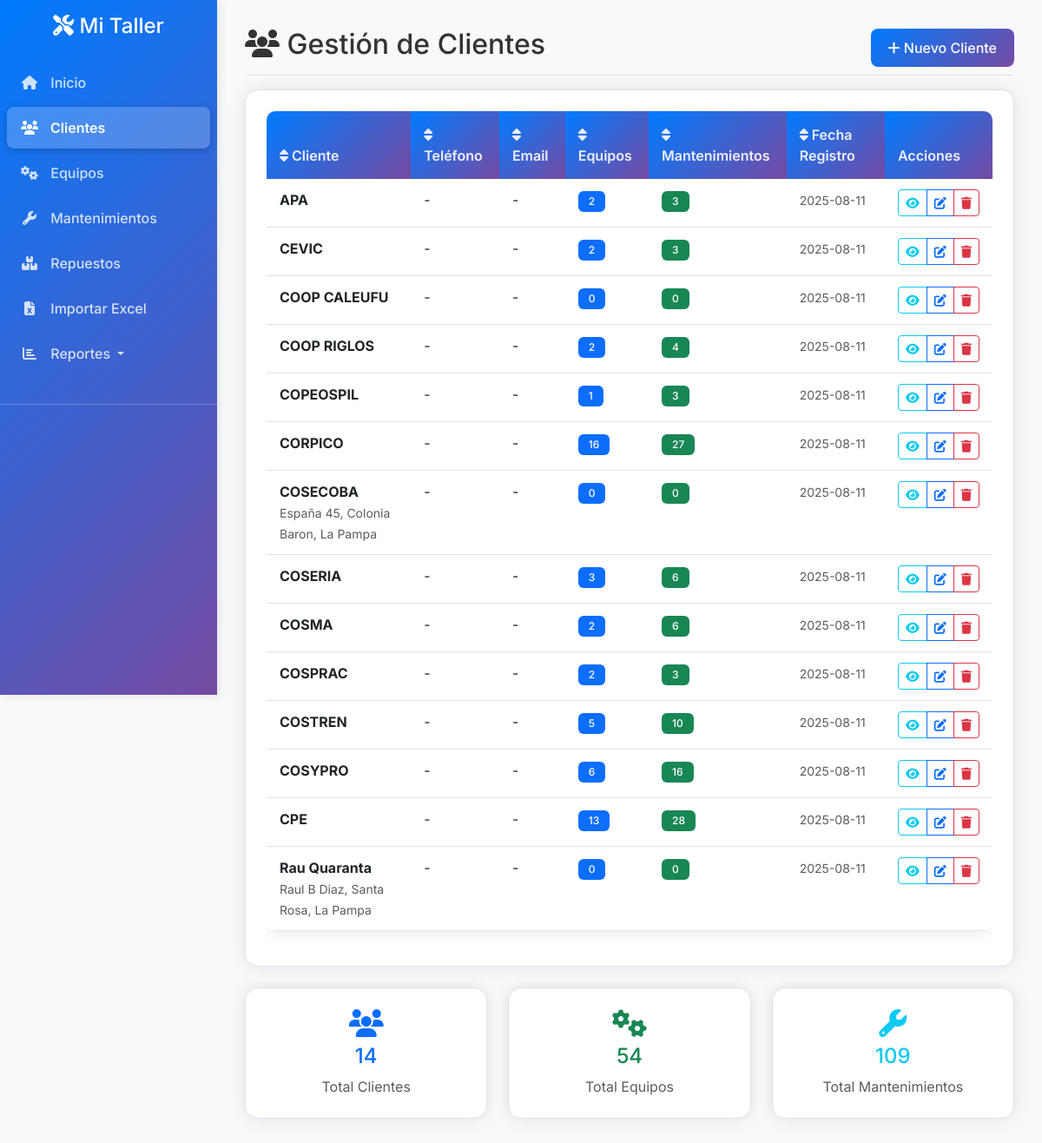
Screenshot of /clientes with the database file from the repository.
### tables this page shows
CREATE TABLE clientes (
            id INTEGER PRIMARY KEY AUTOINCREMENT,
            nombre TEXT NOT NULL UNIQUE,
            telefono TEXT,
            email TEXT,
            direccion TEXT,
            observaciones TEXT,
            fecha_creacion TIMESTAMP DEFAULT CURRENT_TIMESTAMP
        , usuario_creacion INTEGER REFERENCES usuarios(id), usuario_modificacion INTEGER REFERENCES usuarios(id));

### app.py (the view)
@app.route('/clientes')
def clientes():
    conn = get_db_connection()
    clientes = conn.execute('''
        SELECT c.*,
               COUNT(DISTINCT e.id) as total_equipos,
               COUNT(DISTINCT m.id) as total_mantenimientos
        FROM clientes c
        LEFT JOIN equipos e ON c.id = e.cliente_id
        LEFT JOIN mantenimientos m ON e.id = m.equipo_id
        GROUP BY c.id
        ORDER BY c.nombre
    ''').fetchall()
    conn.close()
    return render_template('clientes.html', clientes=clientes)

### app.py (called while the page is built, shortened)
def get_db_connection():
    try:
        conn = sqlite3.connect(DATABASE, timeout=30.0)
        conn.row_factory = sqlite3.Row
        conn.execute('PRAGMA foreign_keys = ON')
        conn.execute('PRAGMA journal_mode = WAL')
        conn.execute('PRAGMA synchronous = NORMAL')
        conn.execute('PRAGMA cache_size = 10000')
        conn.execute('PRAGMA temp_store = MEMORY')
        conn.execute('PRAGMA mmap_size = 268435456')  # 256MB
        return conn
    except Exception as e:
        logging.error(f"Error conectando a la base de datos: {str(e)}")
        raise

@app.before_request
def load_user():
    g.user = None

### templates/clientes.html (shortened to what this page needs)
{% extends "base.html" %}
{% block content %}
<div class="d-flex justify-content-between flex-wrap flex-md-nowrap align-items-center pb-2 mb-3 border-bottom">
    <h1 class="h2"><i class="fas fa-users"></i> Gestión de Clientes</h1>
    <div class="btn-toolbar mb-2 mb-md-0">
        <a href="{{ url_for('nuevo_cliente') }}" class="btn btn-primary">
            <i class="fas fa-plus"></i> Nuevo Cliente
        </a>
    </div>
</div>
<div class="card">
    <div class="card-body">
        {% if clientes %}
            <div class="table-responsive">
                <table class="table table-hover" id="clientesTable">
                    <thead class="table-light">
                        <tr>
                            <th class="sortable" data-column="nombre">
                                <i class="fas fa-sort"></i> Cliente
                            </th>
                            <th class="sortable" data-column="telefono">
                                <i class="fas fa-sort"></i> Teléfono
                            </th>
                            <th class="sortable" data-column="email">
                                <i class="fas fa-sort"></i> Email
                            </th>
                            <th class="sortable" data-column="equipos">
                                <i class="fas fa-sort"></i> Equipos
                            </th>
                            <th class="sortable" data-column="mantenimientos">
                                <i class="fas fa-sort"></i> Mantenimientos
                            </th>
                            <th class="sortable" data-column="fecha_creacion">
                                <i class="fas fa-sort"></i> Fecha Registro
                            </th>
                            <th>Acciones</th>
                        </tr>
                    </thead>
                    <tbody>
                        {% for cliente in clientes %}
                        <tr>
                            <td>
                                <strong>{{ cliente.nombre }}</strong>
                                {% if cliente.direccion %}
                                    <br><small class="text-muted">{{ cliente.direccion }}</small>
                                {% endif %}
                            </td>
                            <td>
                                {% if cliente.telefono %}
                                    <a href="tel:{{ cliente.telefono }}" class="text-decoration-none">
                                        {{ cliente.telefono }}
                                    </a>
                                {% else %}
                                    -
                                {% endif %}
                            </td>
                            <td>
                                {% if cliente.email %}
                                    <a href="mailto:{{ cliente.email }}" class="text-decoration-none">
                                        {{ cliente.email }}
                                    </a>
                                {% else %}
                                    -
                                {% endif %}
                            </td>
                            <td>
                                <span class="badge bg-primary">{{ cliente.total_equipos or 0 }}</span>
                            </td>
                            <td>
                                <span class="badge bg-success">{{ cliente.total_mantenimientos or 0 }}</span>
                            </td>
                            <td>
                                <small class="text-muted">
                                    {{ cliente.fecha_creacion.split()[0] if cliente.fecha_creacion else '-' }}
                                </small>
                            </td>
                            <td>
                                <div class="btn-group" role="group">
                                    <a href="{{ url_for('ver_cliente', id=cliente.id) }}" class="btn btn-sm btn-outline-info" title="Ver detalles">
                                        <i class="fas fa-eye"></i>
                                    </a>
                                    <a href="{{ url_for('editar_cliente', id=cliente.id) }}" class="btn btn-sm btn-outline-primary" title="Editar">
                                        <i class="fas fa-edit"></i>
                                    </a>
                                    <button type="button"
                                            class="btn btn-sm btn-outline-danger eliminar-cliente"
                                            data-id="{{ cliente.id }}"
                                            data-nombre="{{ cliente.nombre }}"
                                            data-equipos="{{ cliente.total_equipos }}"
                                            title="Eliminar cliente">
                                        <i class="fas fa-trash"></i>
                                    </button>
                                </div>
                            </td>
                        </tr>
                        {% endfor %}
                    </tbody>
                </table>
            </div>
        {% endif %}
    </div>
</div>
{% if clientes %}
<div class="row mt-4">
    <div class="col-md-4">
        <div class="card text-center">
            <div class="card-body">
                <i class="fas fa-users fa-2x text-primary mb-2"></i>
                <h4 class="text-primary">{{ clientes|length }}</h4>
                <p class="text-muted mb-0">Total Clientes</p>
            </div>
        </div>
    </div>
    <div class="col-md-4">
        <div class="card text-center">
            <div class="card-body">
                <i class="fas fa-cogs fa-2x text-success mb-2"></i>
                <h4 class="text-success">{{ clientes|sum(attribute='total_equipos') or 0 }}</h4>
                <p class="text-muted mb-0">Total Equipos</p>
            </div>
        </div>
    </div>
    <div class="col-md-4">
        <div class="card text-center">
            <div class="card-body">
                <i class="fas fa-wrench fa-2x text-info mb-2"></i>
                <h4 class="text-info">{{ clientes|sum(attribute='total_mantenimientos') or 0 }}</h4>
                <p class="text-muted mb-0">Total Mantenimientos</p>
            </div>
        </div>
    </div>
</div>
{% endif %}
{% endblock %}

### templates/base.html (shortened to what this page needs)
<!DOCTYPE html>
<html lang="es">
<head>
    <link href="https://cdn.jsdelivr.net/npm/bootstrap@5.3.0/dist/css/bootstrap.min.css" rel="stylesheet">
    <link href="https://cdnjs.cloudflare.com/ajax/libs/font-awesome/6.4.0/css/all.min.css" rel="stylesheet">
    <link href="{{ url_for('static', filename='css/themes.css') }}" rel="stylesheet">
    <link href="{{ url_for('static', filename='css/responsive-improvements.css') }}" rel="stylesheet">
    <link href="{{ url_for('static', filename='css/notifications.css') }}" rel="stylesheet">
</head>
<body class="bg-light">
    <nav class="sidebar" id="sidebar">
                <div class="position-sticky pt-3">
                    <div class="text-center mb-4">
                        <h4 class="text-white"><i class="fas fa-tools"></i> Mi Taller</h4>
                    </div>
                    <ul class="nav flex-column">
                        <li class="nav-item">
                            <a class="nav-link {% if request.endpoint == 'index' %}active{% endif %}" href="{{ url_for('index') }}">
                                <i class="fas fa-home"></i> Inicio
                            </a>
                        </li>
                        <li class="nav-item">
                            <a class="nav-link {% if request.endpoint in ['clientes', 'nuevo_cliente', 'editar_cliente', 'ver_cliente'] %}active{% endif %}" href="{{ url_for('clientes') }}">
                                <i class="fas fa-users"></i> Clientes
                            </a>
                        </li>
                        <li class="nav-item">
                            <a class="nav-link {% if request.endpoint in ['equipos', 'nuevo_equipo', 'editar_equipo'] %}active{% endif %}" href="{{ url_for('equipos') }}">
                                <i class="fas fa-cogs"></i> Equipos
                            </a>
                        </li>
                        <li class="nav-item">
                            <a class="nav-link {% if request.endpoint in ['mantenimientos', 'nuevo_mantenimiento'] %}active{% endif %}" href="{{ url_for('mantenimientos') }}">
                                <i class="fas fa-wrench"></i> Mantenimientos
                            </a>
                        </li>
                        <li class="nav-item">
                            <a class="nav-link {% if request.endpoint in ['repuestos', 'nuevo_repuesto'] %}active{% endif %}" href="{{ url_for('repuestos') }}">
                                <i class="fas fa-boxes"></i> Repuestos
                            </a>
                        </li>
                        <li class="nav-item">
                            <a class="nav-link {% if request.endpoint == 'importar_excel' %}active{% endif %}" href="{{ url_for('importar_excel') }}">
                                <i class="fas fa-file-excel"></i> Importar Excel
                            </a>
                        </li>
                        <li class="nav-item dropdown">
                            <a class="nav-link dropdown-toggle "
                               href="#" id="reportesDropdown" role="button" data-bs-toggle="dropdown">
                                <i class="fas fa-chart-bar"></i> Reportes
                            </a>
                        </li>
                        <li class="nav-item mt-3">
                            <hr class="border-light">
                        </li>
                    </ul>
                </div>
    </nav>
    <main class="main-content">
        <div class="page-content">
            {% block content %}{% endblock %}
        </div>
    </main>
</body>
</html>

### static/css/themes.css (style rules this page uses)
:root { --color-primary: #007bff; --color-secondary: #6c757d; --color-success: #28a745; --color-danger: #dc3545; --color-warning: #ffc107; --color-info: #17a2b8; --bg-primary: #ffffff; --bg-secondary: #f8f9fa; --bg-tertiary: #e9ecef; --bg-card: var(--bg-primary); --bg-accent: linear-gradient(135deg, var(--color-primary) 0%, #764ba2 100%); --bg-body: var(--bg-secondary); --text-primary: #333333; --text-secondary: #6c757d; --text-muted: #6c757d; --text-light: rgba(255,255,255,0.9); --text-white: #ffffff; --border-color: #dee2e6; --border-light: rgba(0,0,0,0.125); --border-radius: 0.375rem; --success: var(--color-success); --warning: var(--color-warning); --danger: var(--color-danger); --info: var(--color-info); --sidebar-bg: var(--bg-accent); --sidebar-text: rgba(255,255,255,0.8); --sidebar-text-hover: #ffffff; --sidebar-active: rgba(255,255,255,0.2); --shadow: 0 0 20px rgba(0,0,0,0.1); --shadow-hover: 0 5px 25px rgba(0,0,0,0.15); --shadow-lg: 0 10px 40px rgba(0,0,0,0.15); --transition-fast: 0.2s ease; --transition-normal: 0.3s ease; --transition-slow: 0.5s ease; }
body { background-color: var(--bg-body) !important; color: var(--text-primary) !important; transition: all var(--transition-normal); font-family: 'Segoe UI', Tahoma, Geneva, Verdana, sans-serif; }
.main-content { background-color: var(--bg-body) !important; color: var(--text-primary) !important; }
.card { background-color: var(--bg-card) !important; border-color: var(--border-color) !important; color: var(--text-primary) !important; }
.btn-primary { background-color: var(--color-primary) !important; border-color: var(--color-primary) !important; }
.sidebar { background: var(--sidebar-bg) !important; min-height: 100vh; box-shadow: 2px 0 10px rgba(0,0,0,0.1); transition: all var(--transition-normal); position: fixed; top: 0; left: 0; width: 250px; z-index: 1030; }
.sidebar .nav-link { color: var(--sidebar-text) !important; transition: all var(--transition-fast); border-radius: 8px; margin: 2px 8px; padding: 12px 16px; font-weight: 500; }
.sidebar .nav-link.active { color: var(--sidebar-text-hover) !important; background-color: var(--sidebar-active) !important; font-weight: 600; box-shadow: 0 2px 8px rgba(0,0,0,0.2); }
.sidebar .nav-link i { margin-right: 10px; width: 20px; text-align: center; }
.card { background-color: var(--bg-primary) !important; border: 1px solid var(--border-color) !important; border-radius: 15px !important; box-shadow: var(--shadow) !important; transition: all var(--transition-normal); overflow: hidden; }
.card-body { padding: 1.5rem; }
.btn-primary { background: var(--bg-accent) !important; border: none !important; border-radius: 8px !important; padding: 10px 20px; font-weight: 500; transition: all var(--transition-fast); }
.table { background-color: var(--bg-primary) !important; color: var(--text-primary) !important; border-radius: 10px; overflow: hidden; box-shadow: var(--shadow); }
.table thead th { background: var(--bg-accent) !important; color: var(--text-light) !important; border: none !important; font-weight: 600; padding: 15px; }
.table tbody tr { transition: all var(--transition-fast); }
.table tbody td { padding: 12px 15px; border-color: var(--border-color) !important; }
.badge { border-radius: 6px !important; padding: 6px 12px; font-weight: 500; }
.main-content { margin-left: 250px; transition: margin-left var(--transition-normal); min-height: 100vh; padding: 2rem; }
@media (min-width: 769px) { .sidebar { transform: translateX(0); } }
@media (min-width: 769px) { .main-content { margin-left: 250px; } }

### templates/base.html (style rules this page uses)
body, .sidebar { font-family: 'Inter', 'Segoe UI', Tahoma, Geneva, Verdana, sans-serif !important; }
.page-content { opacity: 0; transform: translateY(20px); animation: pageLoad 0.6s ease-out forwards; }

### rows the page displays
clientes: nombre "APA", total_equipos "2", id "3", fecha_creacion "2025-08-11"
clientes: nombre "CEVIC", total_equipos "2", total_mantenimientos "3", fecha_creacion "2025-08-11"
clientes: nombre "COOP CALEUFU", total_equipos "0", total_mantenimientos "0", fecha_creacion "2025-08-11"
clientes: nombre "COOP RIGLOS", total_equipos "2", total_mantenimientos "4", fecha_creacion "2025-08-11"
clientes: nombre "COPEOSPIL", total_equipos "1", total_mantenimientos "3", fecha_creacion "2025-08-11"
clientes: nombre "CORPICO", total_equipos "16", total_mantenimientos "27", fecha_creacion "2025-08-11"
clientes: nombre "COSECOBA", direccion "España 45, Colonia Baron, La Pampa", total_equipos "0", total_mantenimientos "0", fecha_creacion "2025-08-11"
clientes: nombre "COSERIA", total_equipos "3", total_mantenimientos "6", fecha_creacion "2025-08-11"
clientes: nombre "COSMA", total_equipos "2", total_mantenimientos "6", fecha_creacion "2025-08-11"
clientes: nombre "COSPRAC", total_equipos "2", total_mantenimientos "3", fecha_creacion "2025-08-11"
clientes: nombre "COSTREN", total_equipos "5", total_mantenimientos "10", fecha_creacion "2025-08-11"
clientes: nombre "COSYPRO", total_equipos "6", total_mantenimientos "16", fecha_creacion "2025-08-11"
clientes: nombre "CPE", total_equipos "13", total_mantenimientos "28", fecha_creacion "2025-08-11"
clientes: nombre "Rau Quaranta", direccion "Raul B Diaz, Santa Rosa, La Pampa", total_equipos "0", total_mantenimientos "0", fecha_creacion "2025-08-11"

### other values shown
{{ clientes|length }} "14"
{{ clientes|sum(attribute='total_equipos') or 0 }} "54"
{{ clientes|sum(attribute='total_mantenimientos') or 0 }} "109"
